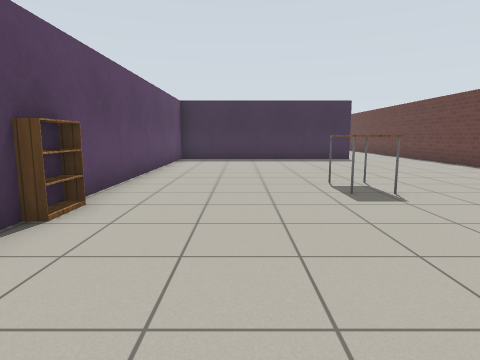
View 1 (above)

24 first-person views from a walk through a world built for the Gazebo simulator. The camera is 1 m above the floor, tilts 8° down and sees 75° across. The floor is counted in squares, 1 m on a side. Each view is taken from the middle of a square. On the plan, view 1 faces up. The plan holds only what a view shows up to about 12 squares ahead; the rest is blank. The robots in the file are not drawn. Simple patterns stand in for the simulator's built-in surfaces.

View 2
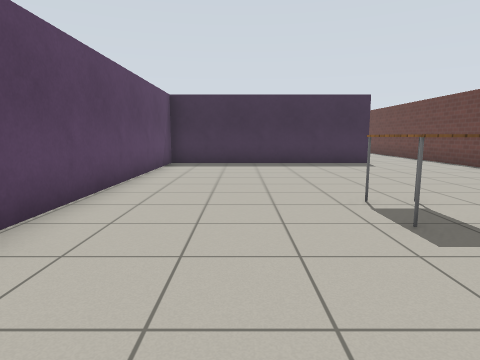

View 3
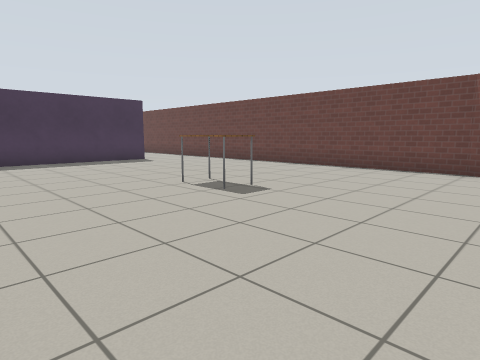

View 4
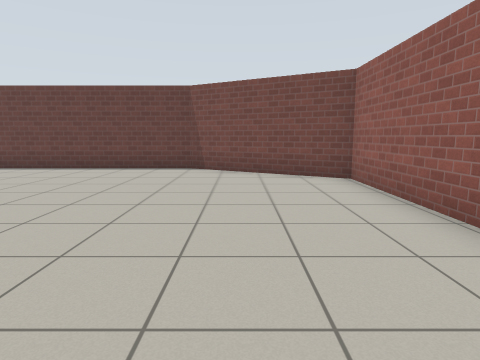

View 5
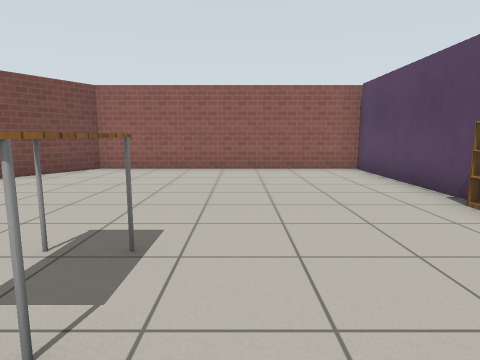

View 6
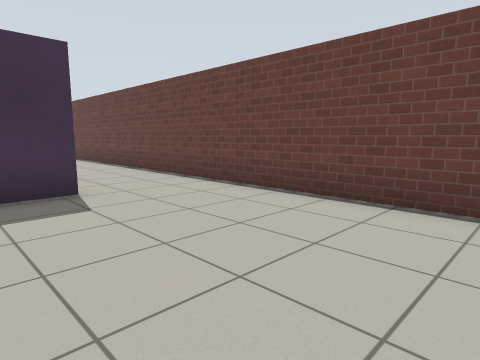

View 7
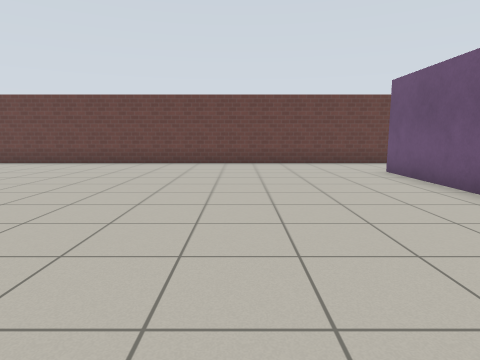

View 8
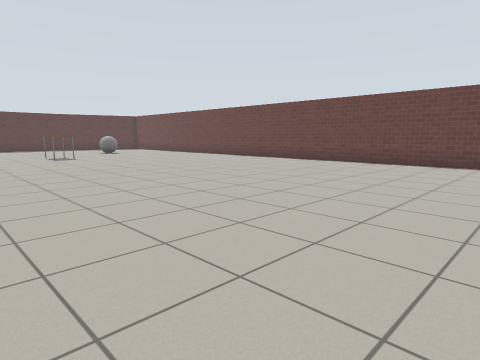

View 9
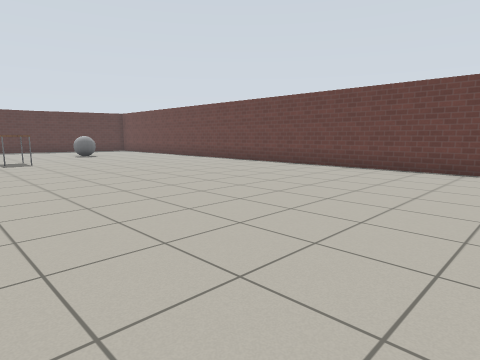

View 10
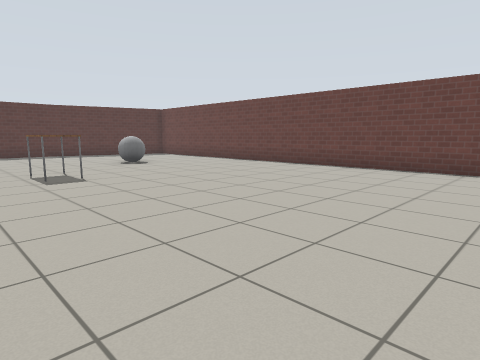

View 11
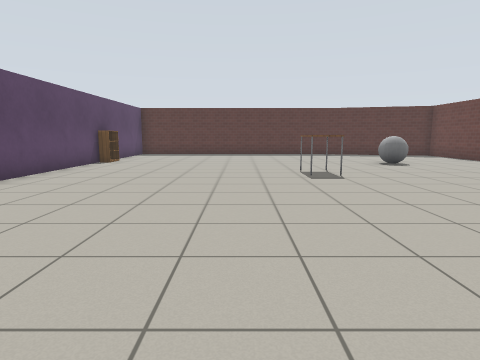

View 12
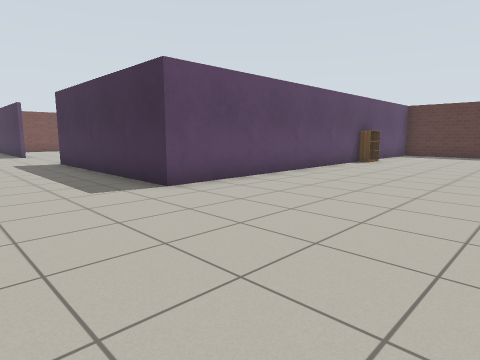

View 13
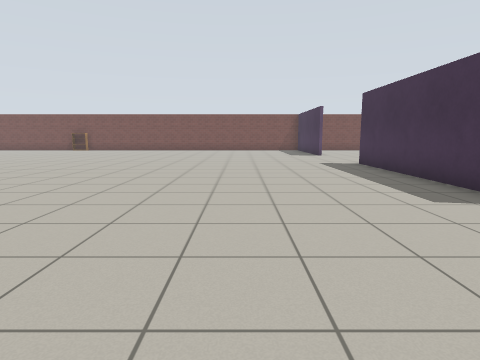

View 14
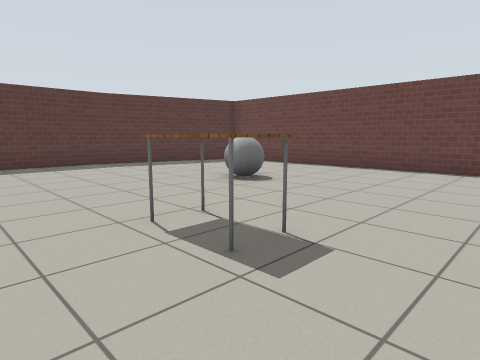

View 15
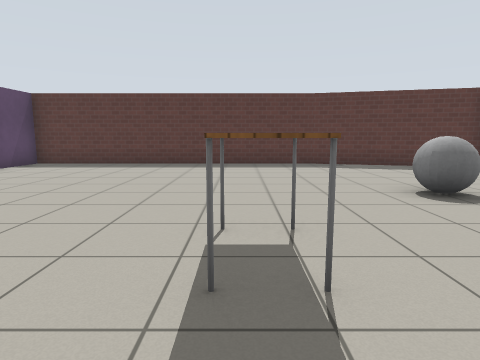

View 16
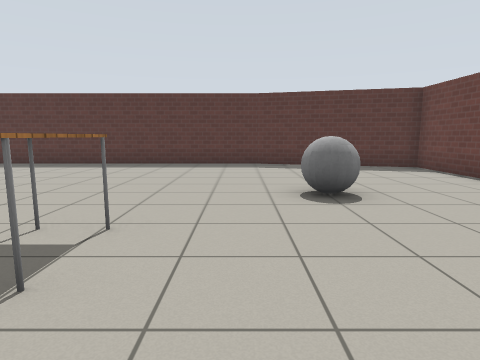

View 17
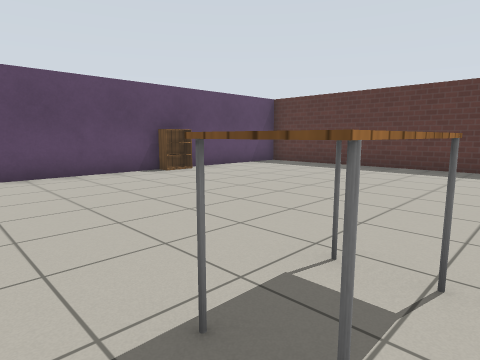

View 18
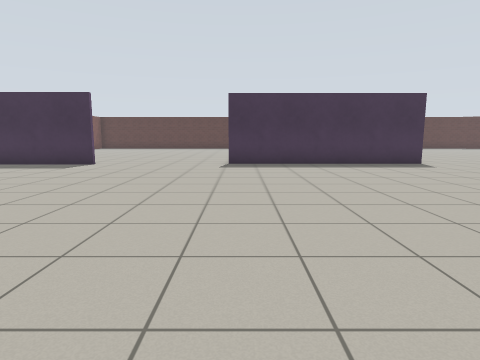

View 19
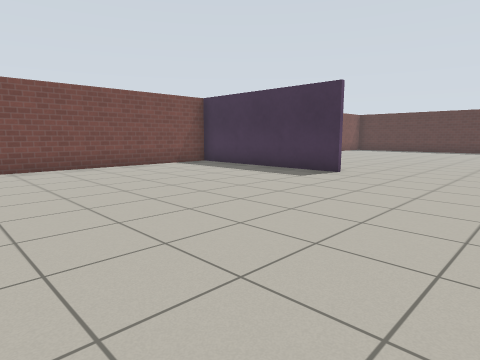

View 20
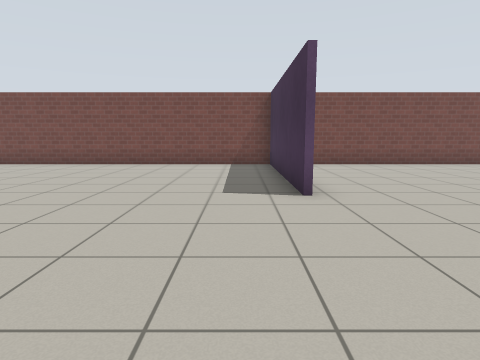

View 21
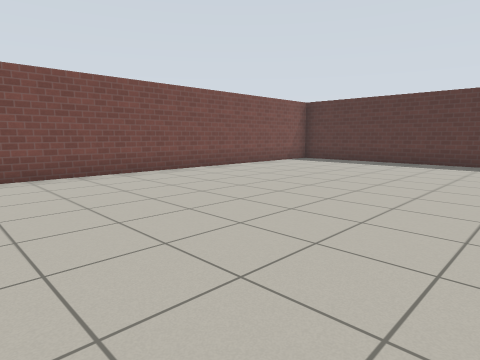

View 22
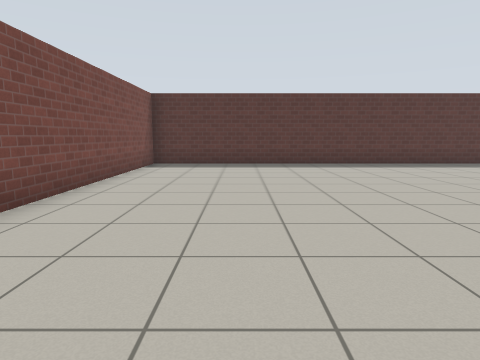

View 23
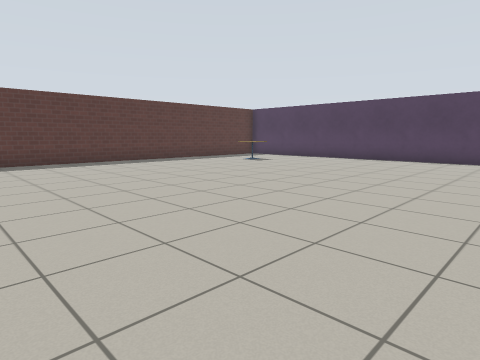

View 24
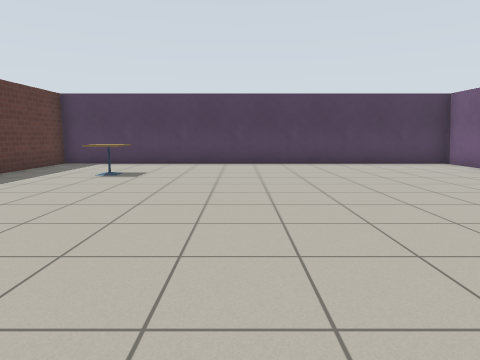

### Floor plan
Points are (right, up) in squares from view 1. A wall is a line through its corners. A room is listed if a view was taken in it or the views show most of it. See-through windows are left out.
Room 1 (views 1, 2, 3, 4, 5, 6)
walls: (4.9, 13.7) (-2.6, 13.7) (-2.6, -1.6) (5.3, -1.6) (7.7, 2.5) (7.7, 14.5)
ways out: opening at (6, 15) to room 2
objects: table (2, 6) to (2, 7)
Room 2 (views 7, 8, 9, 10, 11, 12, 13, 14, 15, 16, 17, 18, 19, 20, 21, 22, 23, 24)
walls: (-9.3, 30.5) (-7.6, 30.5) (-7.6, 38.2); (-19.1, 30.1) (-25.2, 30.1) (-25.2, 20.4); (1.3, 13.9) (4.9, 13.9); (-7.6, 40.6) (-7.6, 44.5); (-7.4, 44.5) (-7.4, 30.4) (-14.5, 30.4); (7.7, 14.5) (7.7, 43) (2.5, 44.4); (-13.3, 44.4) (-25.2, 44.4) (-25.2, 31.6); (2.6, 44.4) (-10.8, 44.4)
ways out: opening at (6, 15) to room 1
objects: cafe table (-11, 41) to (-11, 42); bookshelf (-7, 39) to (-7, 40); bookshelf (-3, 4); table (0, 35) to (0, 36); grey ball (3, 38) to (4, 39)

Positions as (right, up) in squares from view 1, and headings:
1: (0, 0), facing up
2: (0, 2), facing up
3: (-2, 1), facing up-right
4: (-2, 1), facing right
5: (1, 8), facing down
6: (3, 8), facing up-right
7: (-4, 18), facing right
8: (-4, 20), facing up-right
9: (-2, 22), facing up-right
10: (-2, 27), facing up-right
11: (-2, 27), facing up
12: (-2, 27), facing up-left
13: (-3, 26), facing left
14: (-2, 33), facing up-right
15: (0, 33), facing up
16: (2, 33), facing up
17: (1, 34), facing up-left
18: (-14, 19), facing up
19: (-15, 22), facing up-left
20: (-14, 29), facing left
21: (-17, 32), facing up-left
22: (-22, 33), facing up
23: (-21, 32), facing up-right
24: (-19, 38), facing right
